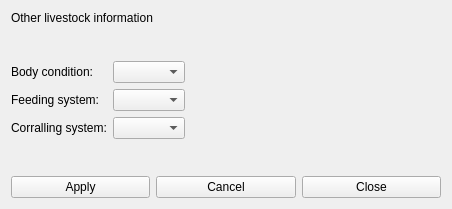
<?xml version="1.0" encoding="UTF-8"?>
<ui version="4.0">
 <class>lvotherinfo</class>
 <widget class="impgenmaint" name="lvotherinfo">
  <property name="geometry">
   <rect>
    <x>0</x>
    <y>0</y>
    <width>452</width>
    <height>209</height>
   </rect>
  </property>
  <property name="sizePolicy">
   <sizepolicy hsizetype="Preferred" vsizetype="MinimumExpanding">
    <horstretch>0</horstretch>
    <verstretch>0</verstretch>
   </sizepolicy>
  </property>
  <property name="windowTitle">
   <string>Form</string>
  </property>
  <property name="TableName">
   <string>lvstosys</string>
  </property>
  <layout class="QVBoxLayout" name="verticalLayout">
   <item>
    <widget class="QLabel" name="label">
     <property name="sizePolicy">
      <sizepolicy hsizetype="Preferred" vsizetype="Fixed">
       <horstretch>0</horstretch>
       <verstretch>0</verstretch>
      </sizepolicy>
     </property>
     <property name="text">
      <string>Other livestock information</string>
     </property>
    </widget>
   </item>
   <item>
    <spacer name="verticalSpacer">
     <property name="orientation">
      <enum>Qt::Vertical</enum>
     </property>
     <property name="sizeHint" stdset="0">
      <size>
       <width>20</width>
       <height>40</height>
      </size>
     </property>
    </spacer>
   </item>
   <item>
    <layout class="QGridLayout" name="gridLayout">
     <item row="0" column="0">
      <widget class="QLabel" name="Label1">
       <property name="enabled">
        <bool>true</bool>
       </property>
       <property name="toolTip">
        <string/>
       </property>
       <property name="text">
        <string>Body condition:</string>
       </property>
      </widget>
     </item>
     <item row="0" column="1">
      <widget class="IMPComboBox" name="cbobodycond">
       <property name="enabled">
        <bool>true</bool>
       </property>
       <property name="sizePolicy">
        <sizepolicy hsizetype="Minimum" vsizetype="Fixed">
         <horstretch>0</horstretch>
         <verstretch>0</verstretch>
        </sizepolicy>
       </property>
       <property name="maximumSize">
        <size>
         <width>250</width>
         <height>16777215</height>
        </size>
       </property>
       <property name="toolTip">
        <string/>
       </property>
       <property name="TableName">
        <string>lvstosys</string>
       </property>
       <property name="FieldName">
        <string>BODYCOND</string>
       </property>
      </widget>
     </item>
     <item row="1" column="0">
      <widget class="QLabel" name="Label2">
       <property name="enabled">
        <bool>true</bool>
       </property>
       <property name="toolTip">
        <string/>
       </property>
       <property name="text">
        <string>Feeding system:</string>
       </property>
      </widget>
     </item>
     <item row="1" column="1">
      <widget class="IMPComboBox" name="cbofeedsys">
       <property name="enabled">
        <bool>true</bool>
       </property>
       <property name="sizePolicy">
        <sizepolicy hsizetype="Minimum" vsizetype="Fixed">
         <horstretch>0</horstretch>
         <verstretch>0</verstretch>
        </sizepolicy>
       </property>
       <property name="maximumSize">
        <size>
         <width>250</width>
         <height>16777215</height>
        </size>
       </property>
       <property name="toolTip">
        <string/>
       </property>
       <property name="TableName">
        <string>lvstosys</string>
       </property>
       <property name="FieldName">
        <string>FEEDSYS</string>
       </property>
      </widget>
     </item>
     <item row="2" column="0">
      <widget class="QLabel" name="Label3">
       <property name="enabled">
        <bool>true</bool>
       </property>
       <property name="toolTip">
        <string/>
       </property>
       <property name="text">
        <string>Corralling system:</string>
       </property>
      </widget>
     </item>
     <item row="2" column="1">
      <widget class="IMPComboBox" name="cbocorrsys">
       <property name="enabled">
        <bool>true</bool>
       </property>
       <property name="sizePolicy">
        <sizepolicy hsizetype="Minimum" vsizetype="Fixed">
         <horstretch>0</horstretch>
         <verstretch>0</verstretch>
        </sizepolicy>
       </property>
       <property name="maximumSize">
        <size>
         <width>250</width>
         <height>16777215</height>
        </size>
       </property>
       <property name="toolTip">
        <string/>
       </property>
       <property name="TableName">
        <string>lvstosys</string>
       </property>
       <property name="FieldName">
        <string>CORRSYS</string>
       </property>
      </widget>
     </item>
     <item row="0" column="2">
      <spacer name="horizontalSpacer">
       <property name="orientation">
        <enum>Qt::Horizontal</enum>
       </property>
       <property name="sizeType">
        <enum>QSizePolicy::Expanding</enum>
       </property>
       <property name="sizeHint" stdset="0">
        <size>
         <width>40</width>
         <height>20</height>
        </size>
       </property>
      </spacer>
     </item>
    </layout>
   </item>
   <item>
    <spacer name="verticalSpacer_2">
     <property name="orientation">
      <enum>Qt::Vertical</enum>
     </property>
     <property name="sizeHint" stdset="0">
      <size>
       <width>20</width>
       <height>40</height>
      </size>
     </property>
    </spacer>
   </item>
   <item>
    <layout class="QHBoxLayout" name="horizontalLayout">
     <item>
      <widget class="QPushButton" name="BitBtn2">
       <property name="enabled">
        <bool>true</bool>
       </property>
       <property name="toolTip">
        <string>Save the current record</string>
       </property>
       <property name="text">
        <string>Apply</string>
       </property>
       <property name="icon">
        <iconset resource="../images.qrc">
         <normaloff>:/images/apply.png</normaloff>:/images/apply.png</iconset>
       </property>
       <property name="flat">
        <bool>false</bool>
       </property>
      </widget>
     </item>
     <item>
      <widget class="QPushButton" name="BitBtn4">
       <property name="enabled">
        <bool>true</bool>
       </property>
       <property name="toolTip">
        <string>Restore the current record</string>
       </property>
       <property name="text">
        <string>Cancel</string>
       </property>
       <property name="icon">
        <iconset resource="../images.qrc">
         <normaloff>:/images/cancel.png</normaloff>:/images/cancel.png</iconset>
       </property>
       <property name="flat">
        <bool>false</bool>
       </property>
      </widget>
     </item>
     <item>
      <widget class="QPushButton" name="BitBtn5">
       <property name="enabled">
        <bool>true</bool>
       </property>
       <property name="toolTip">
        <string/>
       </property>
       <property name="text">
        <string>Close</string>
       </property>
       <property name="icon">
        <iconset resource="../images.qrc">
         <normaloff>:/images/closeform.png</normaloff>:/images/closeform.png</iconset>
       </property>
       <property name="flat">
        <bool>false</bool>
       </property>
      </widget>
     </item>
    </layout>
   </item>
  </layout>
 </widget>
 <customwidgets>
  <customwidget>
   <class>IMPComboBox</class>
   <extends>QComboBox</extends>
   <header>impcombobox.h</header>
  </customwidget>
  <customwidget>
   <class>impgenmaint</class>
   <extends>QWidget</extends>
   <header>impgenmaint.h</header>
   <container>1</container>
  </customwidget>
 </customwidgets>
 <resources>
  <include location="../images.qrc"/>
 </resources>
 <connections/>
</ui>
